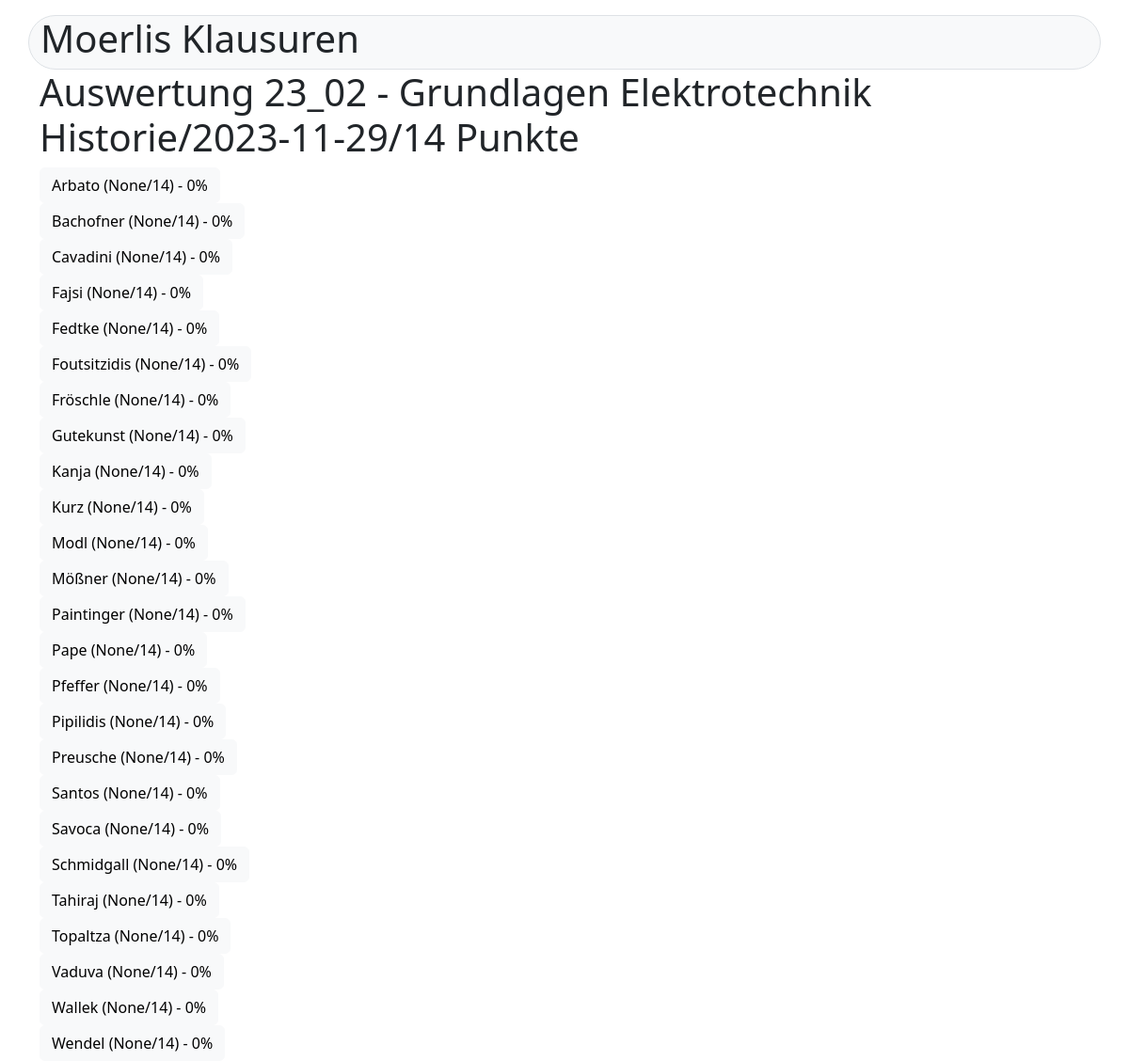
Screenshot of /klausur/evaluation/7 (signed in) with the database file from the repository.
### klausur/models.py (models this page shows, shortened)
class Klausur(models.Model):
    titel = models.CharField(("Titel"), max_length=50)
    thema = models.CharField(("Thema"), max_length=50)
    termin = models.DateTimeField(("termin"), auto_now=False, auto_now_add=False)
    gruppe = models.ForeignKey(Gruppe, verbose_name=("Gruppe"), on_delete=models.CASCADE, null=True)
    fragen = models.ManyToManyField(Frage, verbose_name=("Fragen"))
    @property
    def get_gesamtpunkte(self):
        fragen = self.fragen.all()
        gesamtpunkte = sum(frage.punkte for frage in fragen)
        return gesamtpunkte
    class Meta:
        verbose_name = ("Klausur")
        verbose_name_plural = ("Klausuren")
        ordering = [ 'gruppe', '-termin']
    def __str__(self):
        return f"{self.gruppe} - {self.titel}/{self.termin.date()}/{self.get_gesamtpunkte} Punkte"

class Gruppe(models.Model):
    name = models.CharField("Bezeichnung", max_length=50)
    teilnehmer = models.ManyToManyField(Teilnehmer, verbose_name="Teilnehmer")
    class Meta:
        verbose_name = ("Gruppe")
        verbose_name_plural = ("Gruppen")
        ordering = ['name']
    def __str__(self):
        return self.name

class Frage(models.Model):
    titel = models.CharField(("Titel"), max_length=250)
    inhalt = models.CharField("Inhalt", max_length=50, default="?")
    frage = models.TextField(("Frage"))
    musterantwort = models.TextField(("Musterantwort"), default ="")
    bild = models.ImageField(("Bild"), blank=True, null=True)
    bildmuster = models.ImageField(("Bild Muster"), blank=True, null=True)
    bildbreite = models.IntegerField(("Bildbreite in %"), default=80)
    thema = models.ForeignKey(Thema, verbose_name=("Thema"), on_delete=models.RESTRICT)
    punkte = models.IntegerField(("Erreichbare Punkte"), default=1)
    schwierigkeit = models.IntegerField(("Schwierigkeit") , default=2)
    class Meta:
        verbose_name = ("Frage")
        verbose_name_plural = ("Fragen")
        ordering = ['thema', 'titel', ]

class Teilnehmer(models.Model):
    name = models.CharField(("Name"), max_length=250)
    info = models.TextField("Infos", blank=True, null=True)
    class Meta:
        verbose_name = "Teilnehmer"
        verbose_name_plural = "Teilnehmers"
        ordering = ["name"]
    def __str__(self):
        return self.name

### klausur/views.py (the view)
# urls.py: path('evaluation/<int:klausur>', views.evaluation, name= 'evaluation'),
@permission_required('klausur.view_teilnehmer')
def evaluation(request, klausur):
    ds_klausur = Klausur.objects.get(id=klausur)
    ds_tn = ds_klausur.gruppe.teilnehmer.all()
    lst_tn = []
    for tn in ds_tn:
        punkte = Answer.objects.filter(teilnehmer = tn, klausur = ds_klausur).aggregate(Sum("punkte"))['punkte__sum']
        if punkte != None:
            prozent = round(punkte / ds_klausur.get_gesamtpunkte * 100, 1)
        else:
            prozent = 0
        lst_tn.append((tn, punkte, prozent))
    content = {
        "klausur": ds_klausur,
        "teilnehmer": lst_tn,
    }
    return render(request, "evaluation.html", content)

### klausur/templates/evaluation.html (shortened to what this page needs)
{% extends "start.html" %}
{% block content %}
    <h1>Auswertung {{klausur}}</h1>
    {% for tn in  teilnehmer %}
    <div class="d-grid gap-2 col-6 justify-center">
        <a href="{% url 'evaluation2' klausur.id tn.0.id%}"><button type="button" class="btn btn-light text-start">{{tn.0}} ({{tn.1}}/{{klausur.get_gesamtpunkte}}) - {{tn.2}}%</button></a>
    </div>
    {% endfor %}
{% endblock content %}

### rows the page displays
Klausur: gruppe+titel+termin "23_02 - Grundlagen Elektrotechnik Historie/2023-11-29/14 Punkte", get_gesamtpunkte "14"
Teilnehmer: name "Arbato", tn "None", tn "0"
Teilnehmer: name "Bachofner", tn "None", tn "0"
Teilnehmer: name "Cavadini", tn "None", tn "0"
Teilnehmer: name "Fajsi", tn "None", tn "0"
Teilnehmer: name "Fedtke", tn "None", tn "0"
Teilnehmer: name "Foutsitzidis", tn "None", tn "0"
Teilnehmer: name "Fröschle", tn "None", tn "0"
Teilnehmer: name "Gutekunst", tn "None", tn "0"
Teilnehmer: name "Kanja", tn "None", tn "0"
Teilnehmer: name "Kurz", tn "None", tn "0"
Teilnehmer: name "Modl", tn "None", tn "0"
Teilnehmer: name "Mößner", tn "None", tn "0"
Teilnehmer: name "Paintinger", tn "None", tn "0"
Teilnehmer: name "Pape", tn "None", tn "0"
Teilnehmer: name "Pfeffer", tn "None", tn "0"
Teilnehmer: name "Pipilidis", tn "None", tn "0"
Teilnehmer: name "Preusche", tn "None", tn "0"
Teilnehmer: name "Santos", tn "None", tn "0"
Teilnehmer: name "Savoca", tn "None", tn "0"
Teilnehmer: name "Schmidgall", tn "None", tn "0"
Teilnehmer: name "Tahiraj", tn "None", tn "0"
Teilnehmer: name "Topaltza", tn "None", tn "0"
Teilnehmer: name "Vaduva", tn "None", tn "0"
Teilnehmer: name "Wallek", tn "None", tn "0"
Teilnehmer: name "Wendel", tn "None", tn "0"
